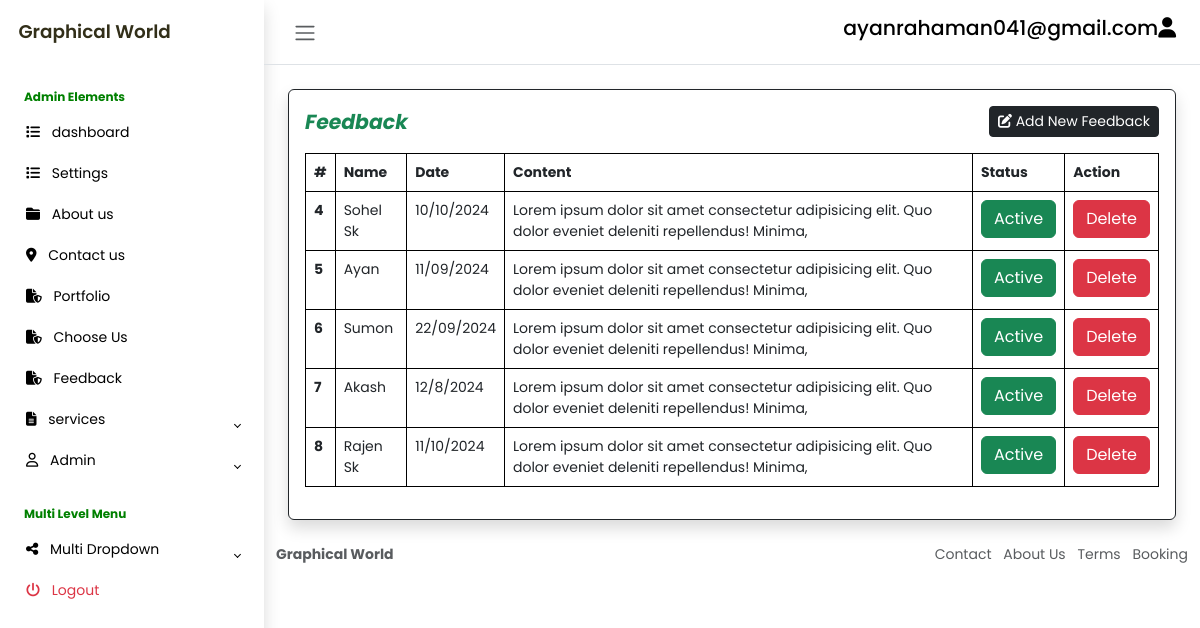
Screenshot of /dashboard/feedback.php (signed in) with the database file from the repository.
### tables this page shows
CREATE TABLE `feedback` (
  `id` int(11) NOT NULL,
  `name` varchar(255) NOT NULL,
  `date` varchar(255) NOT NULL,
  `content` varchar(255) NOT NULL,
  `status` int(11) DEFAULT NULL
);

### dashboard/feedback.php (the view, shortened to what this page needs)
<!DOCTYPE html>
<html lang="en">
<head>
    <link rel="stylesheet" href="https://cdn.jsdelivr.net/npm/bootstrap@5.3.0-alpha2/dist/css/bootstrap.min.css">
    <link rel="stylesheet" href="css/style.css">
</head>
<body class="">
    <div class="wrapper">
                <?php
                    require_once("extra_content/sidebar.php");
                ?>
        <div class="main">
                <?php
                    require_once("extra_content/navbar.php");
                ?>
   <div class="col-md-12 col-lg-12 p-4">
                <div
                    class="p-3 border border-dark bg-white shadow d-flex justify-content-around align-items-center rounded">
                    <div class="card-body">
                        <div class="d-flex align-items-center justify-content-between mb-3">
                            <h4 class="card-title m-0 fw-bold fst-italic text-success">Feedback</h4>
                            <button type="button" class="btn btn-dark shadow-none btn-sm" data-bs-toggle="modal"
                                data-bs-target="#general-s">
                                <i class="fas fa-edit"></i> Add New Feedback
                            </button>
                        </div>
                        <div class="card-body">
                            <table class="table">
                                <thead>
                                    <tr>
                                        <th scope="col">#</th>
                                        <th scope="col">Name</th>
                                        <th scope="col">Date</th>
                                        <th scope="col">Content</th>
                                        <th scope="col">Status</th>
                                        <th scope="col">Action</th>
                                </thead>
                                <tbody>
                                    <?php
                                    require_once("partials/DBconnect.php");
                                    $sql = "SELECT * FROM feedback";
                                    $stmt = $connectingDB->query($sql);
                                    while ($Data = $stmt->fetch()) {
                                        $id = $Data["id"];
                                        $name = $Data["name"];
                                        $date = $Data["date"];
                                        $content = $Data["content"];
                                        $status = $Data["status"];
                                        ?>
                                        <tr>
                                            <th scope="row"><?php echo $id; ?></th>
                                            <td><?php echo $name; ?></td>
                                            <td><?php echo $date; ?></td>
                                            <td><?php echo $content; ?></td>
                                            <td><a href="feedback_status_change.php?id=<?php echo $id; ?>">
                                        <?php
                                                    if($status == 0){
                                                    ?>
                                                <button class="btn btn-danger shadow-none">Inactive</button>
                                                <?php
                                                    }
                                                    else{
                                                    ?>
                                                <button class="btn btn-success shadow-none">Active</button>
                                                <?php
                                                    }
                                        ?>
                                            <td scope="row" class="text-center"><a
                                                    href="feedback_delete.php?id=<?php echo $id; ?>"><button
                                                        class="btn btn-danger shadow-none">Delete</button></a></td>
                                        </tr>
                                        <?php
                                    }
                                    ?>
                                </tbody>
                            </table>
                        </div>
                    </div>
                </div>
            </div>
             <?php
                    require_once("extra_content/footer.php");
                ?>
        </div>
    </div>
</body>
</html>

### dashboard/css/style.css (style rules this page uses)
body { font-family: 'Poppins', sans-serif; font-size: 0.875rem; opacity: 1; overflow-y: scroll; margin: 0; }
a { cursor: pointer; text-decoration: none; font-family: 'Poppins', sans-serif; }
h4 { font-family: 'Poppins', sans-serif; font-size: 1.275rem; color: var(--bs-emphasis-color); }
.wrapper { align-items: stretch; display: flex; width: 100%; }
.main { display: flex; flex-direction: column; min-height: 100vh; min-width: 0; overflow: hidden; transition: all 0.35s ease-in-out; width: 100%; }

### dashboard/feedback.php (style rules this page uses)
table, th, td { border: 1px solid black; }

### rows the page displays
feedback: id "4", name "Sohel Sk", date "10/10/2024", content "Lorem ipsum dolor sit amet consectetur adipisicing elit. Quo dolor eveniet deleniti repellendus! Minima,", status "Active"
feedback: id "5", name "Ayan", date "11/09/2024", content "Lorem ipsum dolor sit amet consectetur adipisicing elit. Quo dolor eveniet deleniti repellendus! Minima,", status "Active"
feedback: id "6", name "Sumon", date "22/09/2024", content "Lorem ipsum dolor sit amet consectetur adipisicing elit. Quo dolor eveniet deleniti repellendus! Minima,", status "Active"
feedback: id "7", name "Akash", date "12/8/2024", content "Lorem ipsum dolor sit amet consectetur adipisicing elit. Quo dolor eveniet deleniti repellendus! Minima,", status "Active"
feedback: id "8", name "Rajen Sk", date "11/10/2024", content "Lorem ipsum dolor sit amet consectetur adipisicing elit. Quo dolor eveniet deleniti repellendus! Minima,", status "Active"

### other values shown
$_SESSION["email"] "ayanrahaman041@gmail.com"
